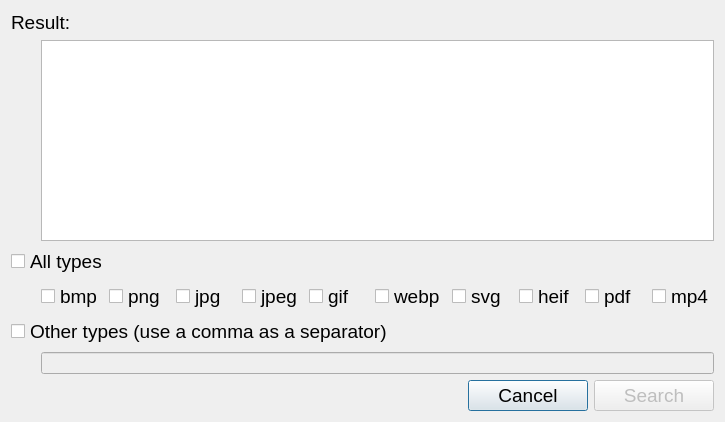
<?xml version="1.0" encoding="UTF-8"?>
<ui version="4.0">
 <class>HRefFileListDialog</class>
 <widget class="QDialog" name="HRefFileListDialog">
  <property name="geometry">
   <rect>
    <x>0</x>
    <y>0</y>
    <width>725</width>
    <height>422</height>
   </rect>
  </property>
  <property name="minimumSize">
   <size>
    <width>725</width>
    <height>422</height>
   </size>
  </property>
  <property name="maximumSize">
   <size>
    <width>725</width>
    <height>422</height>
   </size>
  </property>
  <property name="windowTitle">
   <string>File List</string>
  </property>
  <layout class="QGridLayout" name="gridLayout">
   <item row="0" column="0">
    <layout class="QVBoxLayout" name="verticalLayout_4">
     <item>
      <layout class="QVBoxLayout" name="verticalLayout_3">
       <item>
        <widget class="QLabel" name="ResultLabel">
         <property name="font">
          <font>
           <pointsize>14</pointsize>
          </font>
         </property>
         <property name="text">
          <string>Result:</string>
         </property>
        </widget>
       </item>
       <item>
        <layout class="QHBoxLayout" name="horizontalLayout_5">
         <item>
          <spacer name="horizontalSpacer_5">
           <property name="orientation">
            <enum>Qt::Horizontal</enum>
           </property>
           <property name="sizeType">
            <enum>QSizePolicy::Fixed</enum>
           </property>
           <property name="sizeHint" stdset="0">
            <size>
             <width>30</width>
             <height>20</height>
            </size>
           </property>
          </spacer>
         </item>
         <item>
          <widget class="QPlainTextEdit" name="ResultPlainTextEdit">
           <property name="readOnly">
            <bool>true</bool>
           </property>
          </widget>
         </item>
        </layout>
       </item>
      </layout>
     </item>
     <item>
      <layout class="QVBoxLayout" name="verticalLayout">
       <item>
        <widget class="QCheckBox" name="AllTypesCheckBox">
         <property name="font">
          <font>
           <pointsize>14</pointsize>
          </font>
         </property>
         <property name="text">
          <string>All types</string>
         </property>
        </widget>
       </item>
       <item>
        <layout class="QHBoxLayout" name="FileTypesHorizontalLayout">
         <item>
          <spacer name="horizontalSpacer">
           <property name="orientation">
            <enum>Qt::Horizontal</enum>
           </property>
           <property name="sizeType">
            <enum>QSizePolicy::Fixed</enum>
           </property>
           <property name="sizeHint" stdset="0">
            <size>
             <width>30</width>
             <height>20</height>
            </size>
           </property>
          </spacer>
         </item>
         <item>
          <widget class="QCheckBox" name="BmpCheckBox">
           <property name="font">
            <font>
             <pointsize>14</pointsize>
            </font>
           </property>
           <property name="text">
            <string>bmp</string>
           </property>
          </widget>
         </item>
         <item>
          <widget class="QCheckBox" name="PngCheckBox">
           <property name="font">
            <font>
             <pointsize>14</pointsize>
            </font>
           </property>
           <property name="text">
            <string>png</string>
           </property>
          </widget>
         </item>
         <item>
          <widget class="QCheckBox" name="JpgCheckBox">
           <property name="font">
            <font>
             <pointsize>14</pointsize>
            </font>
           </property>
           <property name="text">
            <string>jpg</string>
           </property>
          </widget>
         </item>
         <item>
          <widget class="QCheckBox" name="JpegCheckBox">
           <property name="font">
            <font>
             <pointsize>14</pointsize>
            </font>
           </property>
           <property name="text">
            <string>jpeg</string>
           </property>
          </widget>
         </item>
         <item>
          <widget class="QCheckBox" name="GifCheckBox">
           <property name="font">
            <font>
             <pointsize>14</pointsize>
            </font>
           </property>
           <property name="text">
            <string>gif</string>
           </property>
          </widget>
         </item>
         <item>
          <widget class="QCheckBox" name="WebpCheckBox">
           <property name="font">
            <font>
             <pointsize>14</pointsize>
            </font>
           </property>
           <property name="text">
            <string>webp</string>
           </property>
          </widget>
         </item>
         <item>
          <widget class="QCheckBox" name="SvgCheckBox">
           <property name="font">
            <font>
             <pointsize>14</pointsize>
            </font>
           </property>
           <property name="text">
            <string>svg</string>
           </property>
          </widget>
         </item>
         <item>
          <widget class="QCheckBox" name="HeifCheckBox">
           <property name="font">
            <font>
             <pointsize>14</pointsize>
            </font>
           </property>
           <property name="text">
            <string>heif</string>
           </property>
          </widget>
         </item>
         <item>
          <widget class="QCheckBox" name="PdfCheckBox">
           <property name="font">
            <font>
             <pointsize>14</pointsize>
            </font>
           </property>
           <property name="text">
            <string>pdf</string>
           </property>
          </widget>
         </item>
         <item>
          <widget class="QCheckBox" name="Mp4CheckBox">
           <property name="font">
            <font>
             <pointsize>14</pointsize>
            </font>
           </property>
           <property name="text">
            <string>mp4</string>
           </property>
          </widget>
         </item>
        </layout>
       </item>
      </layout>
     </item>
     <item>
      <layout class="QVBoxLayout" name="verticalLayout_2">
       <item>
        <widget class="QCheckBox" name="OtherTypesCheckBox">
         <property name="font">
          <font>
           <pointsize>14</pointsize>
          </font>
         </property>
         <property name="text">
          <string>Other types (use a comma as a separator)</string>
         </property>
        </widget>
       </item>
       <item>
        <layout class="QHBoxLayout" name="horizontalLayout_3">
         <item>
          <spacer name="horizontalSpacer_3">
           <property name="orientation">
            <enum>Qt::Horizontal</enum>
           </property>
           <property name="sizeType">
            <enum>QSizePolicy::Fixed</enum>
           </property>
           <property name="sizeHint" stdset="0">
            <size>
             <width>30</width>
             <height>20</height>
            </size>
           </property>
          </spacer>
         </item>
         <item>
          <widget class="QLineEdit" name="OtherTypesLineEdit">
           <property name="enabled">
            <bool>false</bool>
           </property>
           <property name="toolTip">
            <string/>
           </property>
           <property name="statusTip">
            <string/>
           </property>
           <property name="whatsThis">
            <string/>
           </property>
           <property name="accessibleDescription">
            <string/>
           </property>
           <property name="clearButtonEnabled">
            <bool>false</bool>
           </property>
          </widget>
         </item>
        </layout>
       </item>
      </layout>
     </item>
     <item>
      <layout class="QHBoxLayout" name="horizontalLayout_2">
       <item>
        <spacer name="horizontalSpacer_2">
         <property name="orientation">
          <enum>Qt::Horizontal</enum>
         </property>
         <property name="sizeHint" stdset="0">
          <size>
           <width>40</width>
           <height>20</height>
          </size>
         </property>
        </spacer>
       </item>
       <item>
        <widget class="QPushButton" name="CancelPushButton">
         <property name="minimumSize">
          <size>
           <width>120</width>
           <height>30</height>
          </size>
         </property>
         <property name="font">
          <font>
           <pointsize>14</pointsize>
          </font>
         </property>
         <property name="text">
          <string>Cancel</string>
         </property>
        </widget>
       </item>
       <item>
        <widget class="QPushButton" name="SearchPushButton">
         <property name="enabled">
          <bool>false</bool>
         </property>
         <property name="minimumSize">
          <size>
           <width>120</width>
           <height>30</height>
          </size>
         </property>
         <property name="font">
          <font>
           <pointsize>14</pointsize>
          </font>
         </property>
         <property name="text">
          <string>Search</string>
         </property>
        </widget>
       </item>
      </layout>
     </item>
    </layout>
   </item>
  </layout>
 </widget>
 <resources/>
 <connections/>
</ui>
